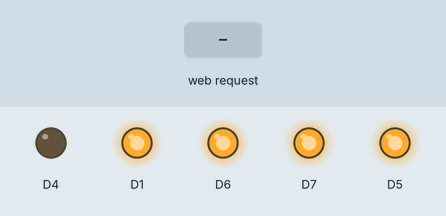
Bench run of a sketch on a simulated ESP8266 (NodeMCU). On the bench: output pins drawn as LEDs (lit = HIGH). Inputs (shaded band) come from the test bench. WiFi joins after 1.5 s; servers stay silent unless stated; what the sketch prints to the serial monitor is not drawn.

Above: at 2.7 s.
2.8 s: HTTP request GET /Switch1ON received
At 4.0 s:
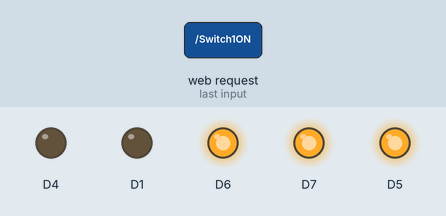
4.3 s: HTTP request GET /FanSpeed1 received
At 5.6 s:
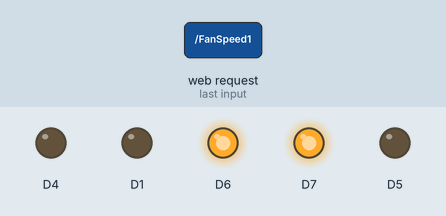
6.3 s: HTTP request GET /Switch1OFF received
At 6.7 s:
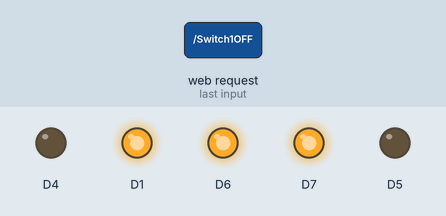
7.8 s: HTTP request GET /FanSpeed2 received
At 9.4 s:
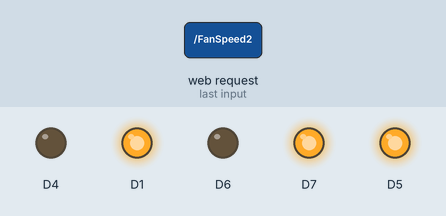
9.8 s: HTTP request GET /FanSpeed3 received
At 11.0 s:
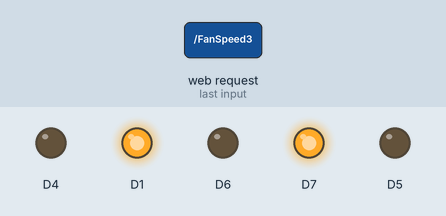
11.8 s: HTTP request GET /FanSpeed4 received
At 13.7 s:
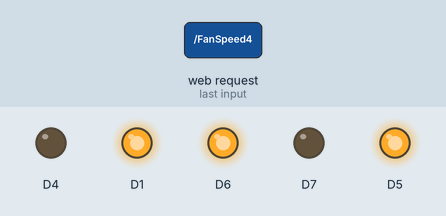
Timing chart, 0 to 14.8 s (numbered marks = the images above; inputs shaded):
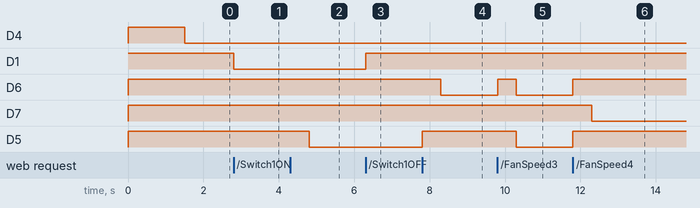

The sketch:

sketch.ino
```cpp
// please check the video
// https://www.youtube.com/watch?v=iBIfBU4-8BY

#include <ESP8266WiFi.h>
#include <WiFiClient.h>
#include <ESP8266WebServer.h>
#include <ESP8266mDNS.h>

const char* ssid = "ESP";
const char* password = "12345678";

MDNSResponder mdns;

String Domain = "home";
String switch1name = "Light";
String switch1 = "OFF";
String Fan = "OFF";

ESP8266WebServer server(80);

void handleRoot() {
 server.send(200, "text/html",
"<!DOCTYPE html>" \
"<html>" \
"<head>" \
"<title>home</title>" \
"</head>" \
"<body>" \
"<h1>Home Automation</h1>" \
"<h2>"+ switch1name +": "+ switch1 +"</h2>" \
"<p><a href=\"/Switch1ON\"><button class=\"button\">ON</button></a><a href=\"/Switch1OFF\"><button class=\"button\">OFF</button></a></p>" \
"<h2>Fan: "+ Fan +"</h2>" \
"<p><a href=\"/FanOFF\"><button class=\"button\">OFF</button></a><a href=\"/FanSpeed1\"><button class=\"button\">Speed1</button></a><a href=\"/FanSpeed2\"><button class=\"button\">Speed2</button></a><a href=\"/FanSpeed3\"><button class=\"button\">Speed3</button></a><a href=\"/FanSpeed4\"><button class=\"button\">Speed4</button></a></p>" \
"</body>" \
"</html>" \
);
}

void switch1ON(){
  switch1 = "ON";
  digitalWrite(D1, LOW);
  handleRoot();
}

void switch1OFF(){
  switch1 = "OFF";
  digitalWrite(D1, HIGH);
  handleRoot();
}

void FanOFF(){
  Fan = "OFF";
  digitalWrite(D5, HIGH);
  digitalWrite(D6, HIGH);
  digitalWrite(D7, HIGH);
  handleRoot();
}

void FanSpeed1(){
  Fan = "Speed1";
  digitalWrite(D5, HIGH);
  digitalWrite(D6, HIGH);
  digitalWrite(D7, HIGH);
  delay(500);
  digitalWrite(D5, LOW);
  handleRoot();
}

void FanSpeed2(){
  Fan = "Speed2";
  digitalWrite(D5, HIGH);
  digitalWrite(D6, HIGH);
  digitalWrite(D7, HIGH);
  delay(500);
  digitalWrite(D6, LOW);
  handleRoot();
}

void FanSpeed3(){
  Fan = "Speed3";
  digitalWrite(D5, HIGH);
  digitalWrite(D6, HIGH);
  digitalWrite(D7, HIGH);
  delay(500);
  digitalWrite(D5, LOW);
  digitalWrite(D6, LOW);
  handleRoot();
}

void FanSpeed4(){
  Fan = "Speed4";
  digitalWrite(D5, HIGH);
  digitalWrite(D6, HIGH);
  digitalWrite(D7, HIGH);
  delay(500);
  digitalWrite(D7, LOW);
  handleRoot();
}

void setup(void){
  pinMode(D1, OUTPUT);
  pinMode(D4, OUTPUT);
  pinMode(D5, OUTPUT);
  pinMode(D6, OUTPUT);
  pinMode(D7, OUTPUT);
  digitalWrite(D1, HIGH);
  digitalWrite(D4, HIGH);
  digitalWrite(D5, HIGH);
  digitalWrite(D6, HIGH);
  digitalWrite(D7, HIGH);

  Serial.begin(115200);

  WiFi.begin(ssid, password);
  Serial.println("");

  while (WiFi.status() != WL_CONNECTED) {
    delay(500);
    Serial.print(".");
  }

  Serial.println("");
  Serial.print("Connected to ");
  Serial.println(ssid);
  Serial.print("IP address: ");
  Serial.println(WiFi.localIP());

  if(mdns.begin(Domain)){
    Serial.println("MDNS Started: " + Domain + ".local/");
  }

  server.on("/", handleRoot);
  server.on("/Switch1ON", switch1ON);
  server.on("/Switch1OFF", switch1OFF);
  server.on("/FanOFF", FanOFF);
  server.on("/FanSpeed1", FanSpeed1);
  server.on("/FanSpeed2", FanSpeed2);
  server.on("/FanSpeed3", FanSpeed3);
  server.on("/FanSpeed4", FanSpeed4);

  server.begin();
  Serial.println("HTTP server started");
  digitalWrite(D4, LOW);
}

void loop(void){
  mdns.update();
  server.handleClient();
}
```

Measured:
- after the input at 2.8 s, D1: HIGH → LOW at once
- after the input at 4.3 s, D5: HIGH → LOW after 0.50 s
- after the input at 6.3 s, D1: LOW → HIGH at once
- after the input at 7.8 s, D6: HIGH → LOW after 0.50 s; D5: LOW → HIGH at once
- after the input at 9.8 s, D6: LOW → HIGH at once, → LOW 0.50 s later; D5: HIGH → LOW after 0.50 s
- after the input at 11.8 s, D6, D5: LOW → HIGH at once; D7: HIGH → LOW after 0.50 s
